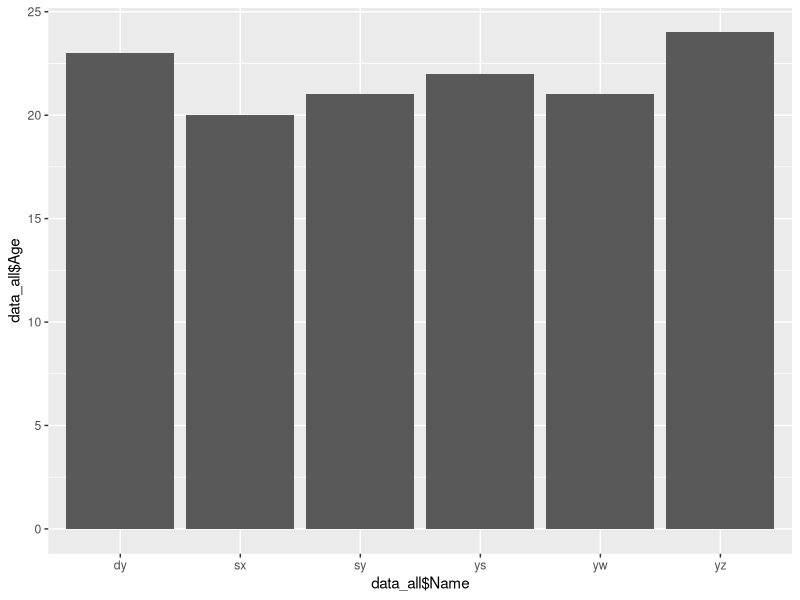
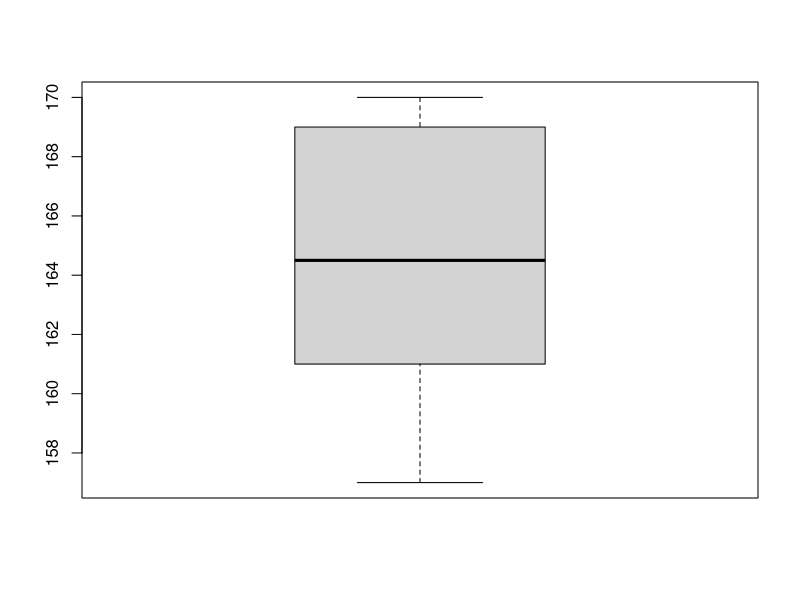
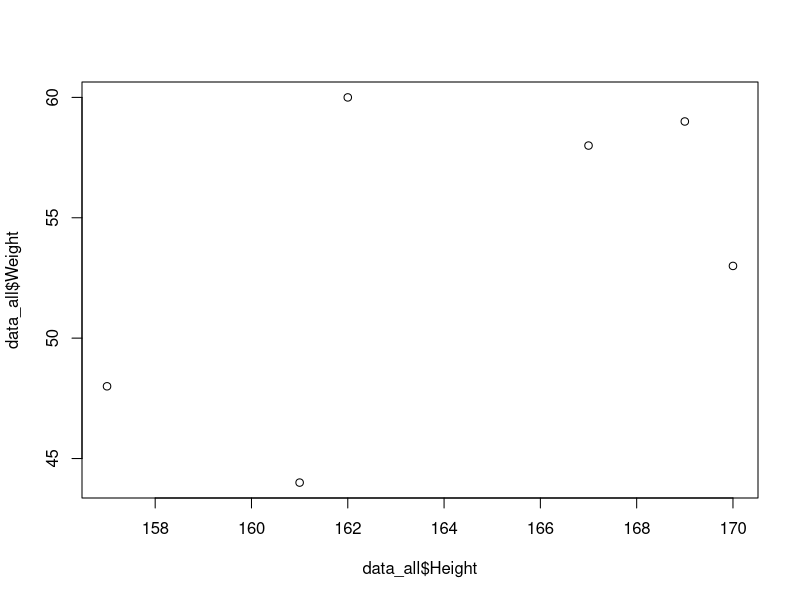
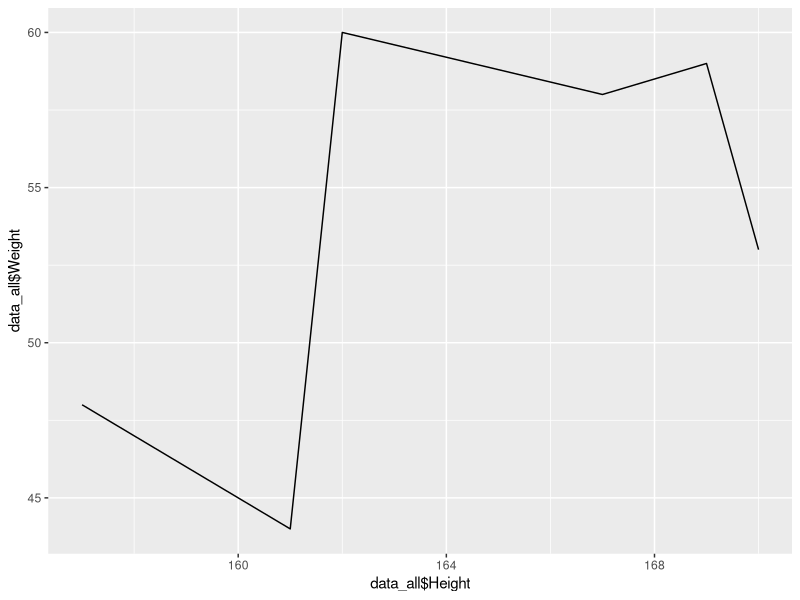

Reproduce these figures in R, in order.
library(tidyverse)
library(ggplot2)
data = data.frame(Name = c('yz','sy','yw','sx','dy'),Age = c(24,21,21,20,23),Sex = c('F','F','F','F','F'),Height = c(161,170,157,162,169))
print(data)
data_more <- mutate(data,Weight = c(44,53,48,60,59))
added <- data.frame(Name = 'ys',Age = 22,Sex = 'F',Height = 167, Weight = 58)
data_all <- rbind(data_more,added)
print(data_all)
ys_information <- slice(data_all,6)
mean_height <- mean(data_all$Height)
mediam_height <- median(data_all$Height)
sd_height <- sd(data_all$Height)
print(mean_height)
print(mediam_height)
print(sd_height)
name_age <- data.frame(data_all$Name,data_all$Age)
ggplot(data = name_age,mapping = aes(data_all$Name,data_all$Age)) + geom_bar(stat= 'identity')
boxplot(data_all$Height)
plot(x = data_all$Height, y = data_all$Weight)
ggplot(data_all,aes(x = data_all$Height, y = data_all$Weight)) + geom_line()



